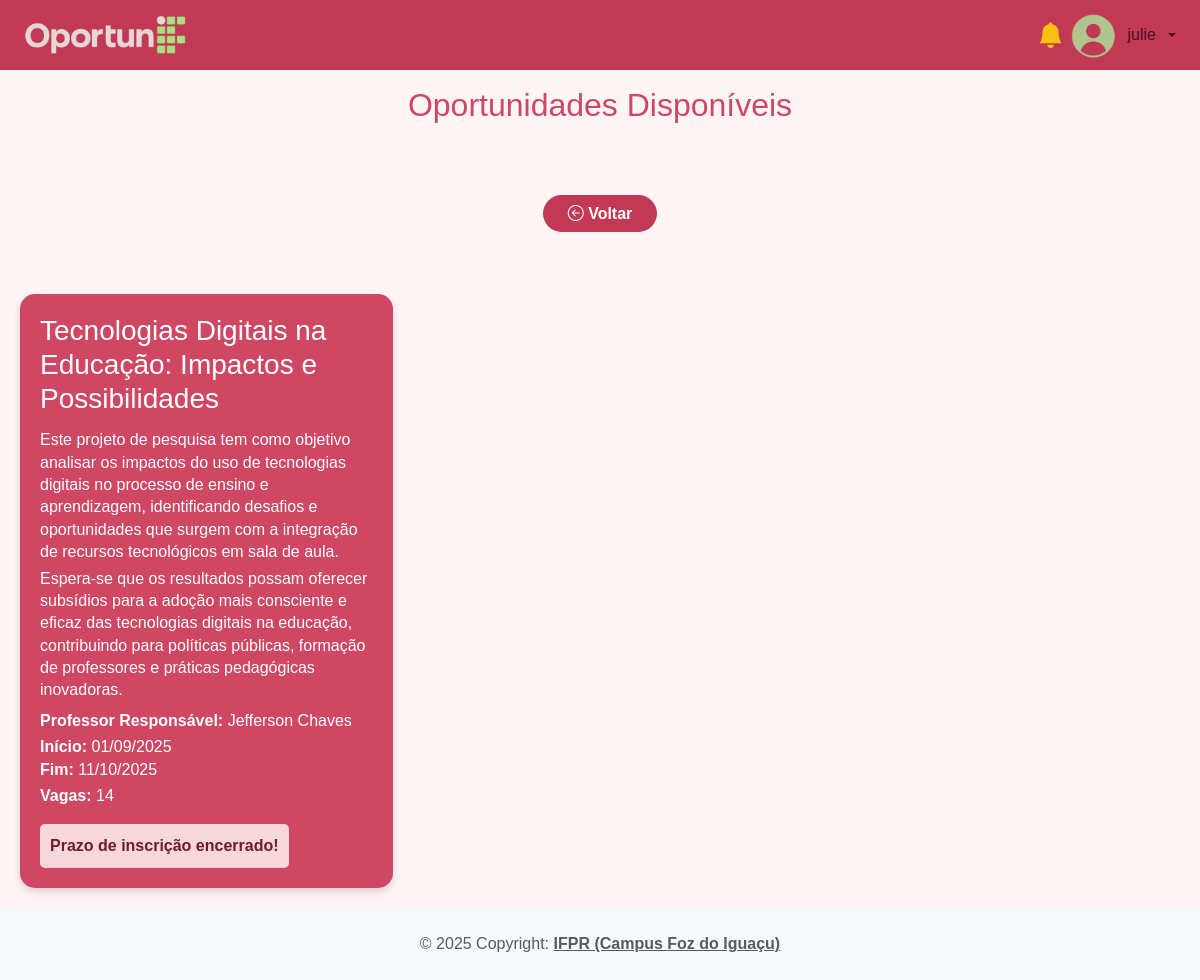
The page /app/controller/OportunidadeController.php?action=projetopesquisa (signed in) on the database as committed earlier.
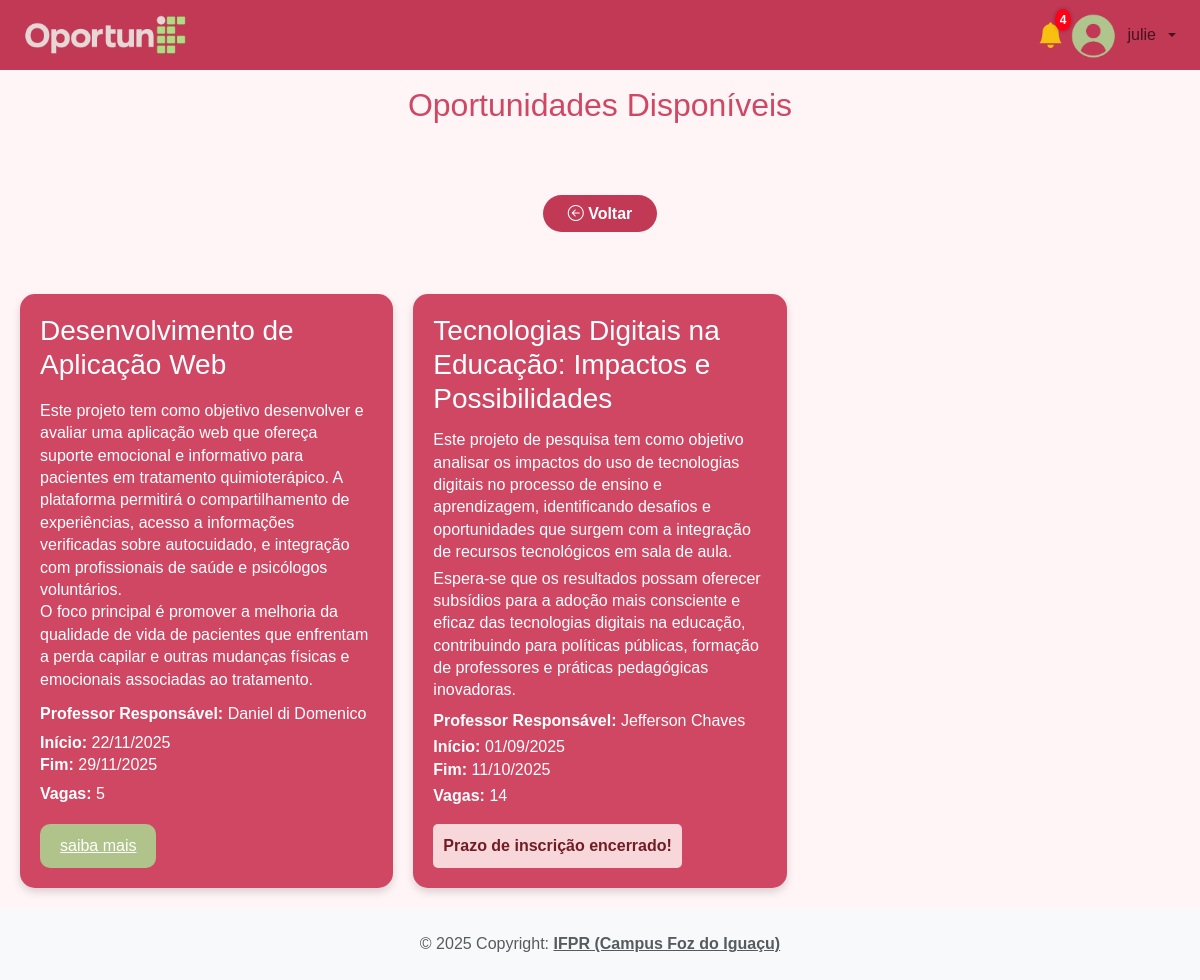
The same page on the database as committed later.
### tables this page shows
CREATE TABLE `oportunidades` (
  `idOportunidades` int(11) NOT NULL,
  `titulo` longtext DEFAULT NULL,
  `descricao` longtext DEFAULT NULL,
  `tipoOportunidade` enum('ESTAGIO','PROJETOEXTENSAO','PROJETOPESQUISA') NOT NULL,
  `dataInicio` date NOT NULL,
  `dataFim` date NOT NULL,
  `documentoAnexo` varchar(100) DEFAULT NULL,
  `vaga` int(11) NOT NULL,
  `professor_responsavel` varchar(255) NOT NULL,
  `documentoEdital` varchar(255) DEFAULT NULL
);

### app/controller/OportunidadeController.php (called while the page is built, shortened)
<?php
require_once(__DIR__ . "/../dao/OportunidadeDAO.php");
require_once(__DIR__ . "/../dao/UsuarioDAO.php");
require_once(__DIR__ . "/../model/Oportunidade.php");
class OportunidadeController extends Controller
{
    private OportunidadeDAO $oportunidadeDao;
    private UsuarioDAO $usuarioDao;
    public function __construct()
    {
        $this->oportunidadeDao = new OportunidadeDAO();
        $this->usuarioDao = new UsuarioDAO();
        $this->handleAction();
    }
    protected function projetopesquisa()
    {
        $usuarioLogado = $this->usuarioDao->findById($_SESSION["usuarioLogadoId"]);
        $idCurso = $usuarioLogado->getCurso()->getId();
        $dados["oportunidades"] = $this->oportunidadeDao->listByTipoECurso(OportunidadeTipo::PROJETOPESQUISA, $idCurso);
        $this->loadView("oportunidade/oportunidades_disponiveis.php", $dados);
    }
}
new OportunidadeController();

### app/model/Oportunidade.php (called while the page is built, shortened)
<?php
class Oportunidade
{
    private ?int $id;
    private ?string $titulo;
    private ?string $descricao;
    private ?string $dataInicio;
    private ?string $dataFim;
    private $professorResponsavel;
    private ?int $vaga;
    public function getId(): ?int
    {
        return $this->id;
    }
    public function setId(?int $id): self
    {
        $this->id = $id;
        return $this;
    }
    public function getTitulo(): ?string
    {
        return $this->titulo;
    }
    public function setTitulo(?string $titulo): self
    {
        $this->titulo = $titulo;
        return $this;
    }
    public function getDescricao(): ?string
    {
        return $this->descricao;
    }
    public function setDescricao(?string $descricao): self
    {
        $this->descricao = $descricao;
        return $this;
    }
    public function getDataInicioFormatada(): ?string
    {
        if ($this->dataInicio) {
            $date = new DateTimeImmutable($this->dataInicio);
            return $date->format('d/m/Y');
        }
        return "";
    }
    public function setDataInicio(?string $dataInicio): self
    {
        $this->dataInicio = $dataInicio;
        return $this;
    }
    public function getDataFim(): ?string
    {
        return $this->dataFim;
    }
    public function getDataFimFormatada(): ?string
    {
        if ($this->dataFim) {
            $date = new DateTimeImmutable($this->dataFim);
            return $date->format('d/m/Y');
        }
        return "";
    }
    public function setDataFim(?string $dataFim): self
    {
        $this->dataFim = $dataFim;
        return $this;
    }
    public function getVaga(): ?int
    {
        return $this->vaga;
    }
    public function setVaga(?int $vaga): void
    {
        $this->vaga = $vaga;
    }
    public function setProfessorResponsavel(string $nome)
    {
        $this->professorResponsavel = $nome;
    }
    public function getProfessorResponsavel(): string
    {
        return $this->professorResponsavel;
    }
}

### app/dao/OportunidadeDAO.php (called while the page is built, shortened)
<?php
include_once(__DIR__ . "/../model/Oportunidade.php");
class OportunidadeDAO
{
    public function listByTipoECurso(string $tipo, int $idCurso)
    {
        $conn = Connection::getConn();
        $sql = "SELECT o.* FROM oportunidades o
            INNER JOIN oportunidade_curso oc ON o.idOportunidades = oc.idOportunidade
            WHERE o.tipoOportunidade = :tipo
              AND oc.idCurso = :idCurso
            ORDER BY o.titulo";
        $stm = $conn->prepare($sql);
        $stm->bindValue(":tipo", $tipo);
        $stm->bindValue(":idCurso", $idCurso);
        $stm->execute();
        $result = $stm->fetchAll();
        return $this->mapOportunidades($result);
    }
    private function mapOportunidades($result)
    {
        $oportunidades = array();
        foreach ($result as $reg) {
            $oportunidade = new Oportunidade();
            $oportunidade->setId($reg['idOportunidades']);
            $oportunidade->setTitulo($reg['titulo']);
            $oportunidade->setDescricao($reg['descricao']);
            $oportunidade->setDocumentoEdital($reg['documentoEdital']);
            $oportunidade->setTipoOportunidade($reg['tipoOportunidade']);
            $oportunidade->setDataInicio($reg['dataInicio']);
            $oportunidade->setDataFim($reg['dataFim']);
            $oportunidade->setDocumentoAnexo($reg['documentoAnexo']);
            $oportunidade->setVaga($reg['vaga']);
            $oportunidade->setProfessorResponsavel($reg['professor_responsavel']);
            $cursoDao = new CursoDAO();
            $oportunidade->setCursos($cursoDao->getCursosByOportunidade($reg['idOportunidades']));
            $oportunidades[] = $oportunidade;
        }
        return $oportunidades;
    }
}

### app/dao/UsuarioDAO.php (called while the page is built, shortened)
<?php
class UsuarioDAO
{
    public function findById(int $id)
    {
        $conn = Connection::getConn();
        $sql = "SELECT u.*, c.nome AS nomeCursos FROM usuarios u
                LEFT JOIN cursos c ON c.idCursos = u.idCursos
                WHERE u.idUsuarios = ?";
        $stm = $conn->prepare($sql);
        $stm->execute([$id]);
        $result = $stm->fetchAll();
        $usuarios = $this->mapUsuarios($result);
        if (count($usuarios) == 1)
            return $usuarios[0];
        elseif (count($usuarios) == 0)
            return null;
        die("UsuarioDAO.findById() - Erro: mais de um usuário encontrado.");
    }
    private function mapUsuarios($result)
    {
        $usuarios = array();
        foreach ($result as $reg) {
            $usuario = new Usuario();
            $usuario->setId($reg['idUsuarios']);
            $usuario->setNomeCompleto($reg['nomeCompleto']);
            $usuario->setEmail($reg['email']);
            $usuario->setSenha($reg['senha']);
            $usuario->setMatricula($reg['matricula']);
            $usuario->setTipoUsuario($reg['tipoUsuario']);
            $usuario->setCpf($reg['cpf']);
            $usuario->setFotoPerfil($reg['fotoPerfil']);
            $curso = new Curso();
            $curso->setId($reg['idCursos']);
            if (isset($reg["nomeCursos"]))
                $curso->setNome($reg["nomeCursos"]);
            $usuario->setCurso($curso);
            $usuarios[] = $usuario;
        }
        return $usuarios;
    }
}

### app/view/oportunidade/oportunidades_disponiveis.php (the view, shortened to what the changed rows need)
<?php
require_once(__DIR__ . "/../include/header.php");
require_once(__DIR__ . "/../include/menu.php");
require_once(__DIR__ . "/../../dao/OportunidadeDAO.php");
?>
<link rel="stylesheet" href="<?= BASEURL ?>/view/css/oportunidades_disponiveis.css">
<h2 class="titulo-pagina">Oportunidades Disponíveis</h2>
<div class="cards-container">
    <?php if (count($dados["oportunidades"]) > 0): ?>
        <?php foreach ($dados["oportunidades"] as $op): ?>
            <div class="card-oportunidade">
                <h3><?= htmlspecialchars($op->getTitulo()) ?></h3>
                <p><?= nl2br($op->getDescricao()) ?></p>
                <p><strong>Professor Responsável:</strong> <?= htmlspecialchars($op->getProfessorResponsavel() ?? "Não definido") ?></p>
                <p>
                    <strong>Início:</strong> <?= htmlspecialchars($op->getDataInicioFormatada()) ?><br>
                    <strong>Fim:</strong> <?= htmlspecialchars($op->getDataFimFormatada()) ?>
                </p>
                <p><strong>Vagas:</strong> <?= htmlspecialchars($op->getVaga()) ?></p>
                <?php
                $dataHoje = new DateTime();
                $dataFim = new DateTime($op->getDataFim());
                ?>
                <?php if ($dataHoje <= $dataFim): ?>
                    <a href="<?= BASEURL ?>/controller/InscricaoController.php?action=view&idOport=<?= $op->getId() ?>" class="btn-inscrever">saiba mais</a>
                <?php else: ?>
                    <div class="btn-inscrever btn-disabled">Prazo de inscrição encerrado!</div>
                <?php endif; ?>
            </div>
        <?php endforeach; ?>
<?php endif; ?>
</div>
<?php require_once(__DIR__ . "/../include/footer.php"); ?>

### app/view/include/menu.php (shortened to what the changed rows need)
<?php
$notificacoes = 0;
if (isset($_SESSION[SESSAO_USUARIO_NOTIFICACOES])) {
    $notificacoes = $_SESSION[SESSAO_USUARIO_NOTIFICACOES];
} else {
    $notificacoes = $_SESSION[SESSAO_USUARIO_NOTIFICACOES];
}
?>
<link rel="stylesheet" href="<?= BASEURL ?>/view/css/menus.css">
<nav class="navbar navbar-expand-md px-3 mb-3" style="background-color: #c23956">
    <div class="collapse navbar-collapse" id="navSite">
       <ul class="navbar-nav ms-auto mr-3">
<li class="nav-item notificacao-item">
    <a href="<?= BASEURL . '/controller/NotificacaoController.php?action=listar' ?>" class="notificacao-link">
        <i class="bi bi-bell-fill"></i>
        <?php if ($notificacoes > 0): ?>
            <span class="notificacao-badge"><?= $notificacoes ?></span>
        <?php endif; ?>
    </a>
</li>
        </ul>
    </div>
</nav>

Rows that differ between the two databases and show on the page:
added oportunidades: titulo "Desenvolvimento de Aplicação Web", descricao "Este projeto tem como objetivo desenvolver e avaliar uma aplicação web que ofereça suporte emocional e informativo para pacientes em tratamento quimioterápico. A plataforma permitirá o compartilhamento de experiências, acesso a informações verificadas sobre autocuidado, e integração com profissionais de saúde e psicólogos voluntários. O foco principal é promover a melhoria da qualidade de vida de pacientes que enfrentam a perda capilar e outras mudanças físicas e emocionais associadas ao tratamento.", professor_responsavel "Daniel di Domenico", dataInicio "22/11/2025", dataFim "29/11/2025", vaga "5"
Other text that changed with them:
$notificacoes: (not shown) → "4"
